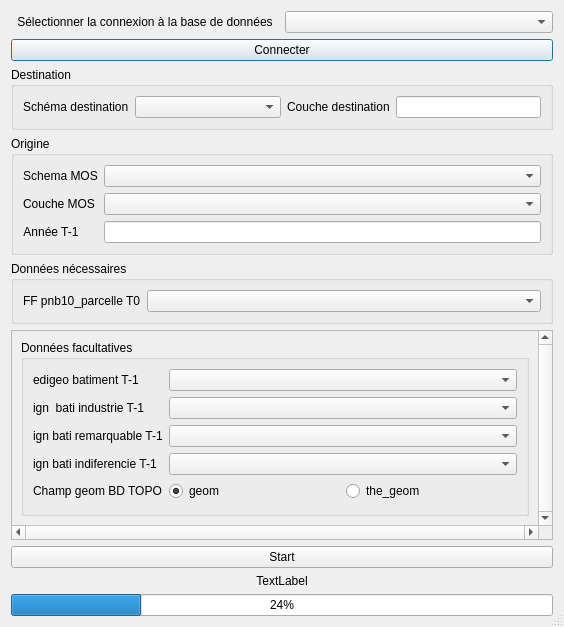
<?xml version="1.0" encoding="UTF-8"?>
<ui version="4.0">
 <class>interface_analyse</class>
 <widget class="QDialog" name="interface_analyse">
  <property name="geometry">
   <rect>
    <x>0</x>
    <y>0</y>
    <width>564</width>
    <height>627</height>
   </rect>
  </property>
  <property name="maximumSize">
   <size>
    <width>16777215</width>
    <height>16777215</height>
   </size>
  </property>
  <property name="windowTitle">
   <string>Comparaison de données antérieures (t-1)</string>
  </property>
  <property name="sizeGripEnabled">
   <bool>true</bool>
  </property>
  <layout class="QVBoxLayout" name="verticalLayout">
   <item>
    <layout class="QHBoxLayout" name="horizontalLayout_2">
     <item>
      <widget class="QLabel" name="label">
       <property name="sizePolicy">
        <sizepolicy hsizetype="Preferred" vsizetype="Fixed">
         <horstretch>0</horstretch>
         <verstretch>0</verstretch>
        </sizepolicy>
       </property>
       <property name="layoutDirection">
        <enum>Qt::LeftToRight</enum>
       </property>
       <property name="text">
        <string>Sélectionner la connexion à la base de données</string>
       </property>
       <property name="alignment">
        <set>Qt::AlignCenter</set>
       </property>
      </widget>
     </item>
     <item>
      <widget class="QComboBox" name="cb_connexion"/>
     </item>
    </layout>
   </item>
   <item>
    <widget class="QPushButton" name="pb_dbConnect">
     <property name="sizePolicy">
      <sizepolicy hsizetype="Expanding" vsizetype="Fixed">
       <horstretch>0</horstretch>
       <verstretch>0</verstretch>
      </sizepolicy>
     </property>
     <property name="text">
      <string>Connecter</string>
     </property>
    </widget>
   </item>
   <item>
    <widget class="QGroupBox" name="groupBox_2">
     <property name="title">
      <string>Destination</string>
     </property>
     <layout class="QVBoxLayout" name="verticalLayout_4">
      <item>
       <layout class="QHBoxLayout" name="horizontalLayout">
        <item>
         <widget class="QLabel" name="label_3">
          <property name="sizePolicy">
           <sizepolicy hsizetype="Fixed" vsizetype="Preferred">
            <horstretch>0</horstretch>
            <verstretch>0</verstretch>
           </sizepolicy>
          </property>
          <property name="text">
           <string>Schéma destination</string>
          </property>
         </widget>
        </item>
        <item>
         <widget class="QComboBox" name="cb_schema_desti"/>
        </item>
        <item>
         <widget class="QLabel" name="label_4">
          <property name="sizePolicy">
           <sizepolicy hsizetype="Fixed" vsizetype="Preferred">
            <horstretch>0</horstretch>
            <verstretch>0</verstretch>
           </sizepolicy>
          </property>
          <property name="text">
           <string>Couche destination</string>
          </property>
         </widget>
        </item>
        <item>
         <widget class="QLineEdit" name="le_table_desti">
          <property name="sizePolicy">
           <sizepolicy hsizetype="Preferred" vsizetype="Fixed">
            <horstretch>0</horstretch>
            <verstretch>0</verstretch>
           </sizepolicy>
          </property>
         </widget>
        </item>
       </layout>
      </item>
     </layout>
    </widget>
   </item>
   <item>
    <widget class="QGroupBox" name="groupBox_3">
     <property name="title">
      <string>Origine</string>
     </property>
     <layout class="QVBoxLayout" name="verticalLayout_3">
      <item>
       <layout class="QFormLayout" name="formLayout">
        <property name="fieldGrowthPolicy">
         <enum>QFormLayout::AllNonFixedFieldsGrow</enum>
        </property>
        <item row="0" column="0">
         <widget class="QLabel" name="label_6">
          <property name="text">
           <string>Schema MOS</string>
          </property>
          <property name="alignment">
           <set>Qt::AlignCenter</set>
          </property>
         </widget>
        </item>
        <item row="0" column="1">
         <widget class="QComboBox" name="cb_schema"/>
        </item>
        <item row="1" column="0">
         <widget class="QLabel" name="label_13">
          <property name="text">
           <string>Couche MOS</string>
          </property>
          <property name="alignment">
           <set>Qt::AlignCenter</set>
          </property>
         </widget>
        </item>
        <item row="1" column="1">
         <widget class="QComboBox" name="cb_table"/>
        </item>
        <item row="2" column="1">
         <widget class="QLineEdit" name="le_annee">
          <property name="sizePolicy">
           <sizepolicy hsizetype="Preferred" vsizetype="Fixed">
            <horstretch>0</horstretch>
            <verstretch>0</verstretch>
           </sizepolicy>
          </property>
         </widget>
        </item>
        <item row="2" column="0">
         <widget class="QLabel" name="label_2">
          <property name="text">
           <string>Année T-1</string>
          </property>
          <property name="alignment">
           <set>Qt::AlignCenter</set>
          </property>
         </widget>
        </item>
       </layout>
      </item>
     </layout>
    </widget>
   </item>
   <item>
    <widget class="QGroupBox" name="groupBox">
     <property name="sizePolicy">
      <sizepolicy hsizetype="Preferred" vsizetype="Fixed">
       <horstretch>0</horstretch>
       <verstretch>0</verstretch>
      </sizepolicy>
     </property>
     <property name="title">
      <string>Données nécessaires</string>
     </property>
     <layout class="QFormLayout" name="formLayout_2">
      <property name="sizeConstraint">
       <enum>QLayout::SetNoConstraint</enum>
      </property>
      <property name="fieldGrowthPolicy">
       <enum>QFormLayout::AllNonFixedFieldsGrow</enum>
      </property>
      <item row="0" column="0">
       <widget class="QLabel" name="label_61">
        <property name="sizePolicy">
         <sizepolicy hsizetype="Fixed" vsizetype="Preferred">
          <horstretch>0</horstretch>
          <verstretch>0</verstretch>
         </sizepolicy>
        </property>
        <property name="text">
         <string>FF pnb10_parcelle T0</string>
        </property>
       </widget>
      </item>
      <item row="0" column="1">
       <widget class="QComboBox" name="cb_ff_parcelle"/>
      </item>
     </layout>
    </widget>
   </item>
   <item>
    <widget class="QScrollArea" name="scrollArea_2">
     <property name="verticalScrollBarPolicy">
      <enum>Qt::ScrollBarAlwaysOn</enum>
     </property>
     <property name="horizontalScrollBarPolicy">
      <enum>Qt::ScrollBarAlwaysOn</enum>
     </property>
     <property name="widgetResizable">
      <bool>true</bool>
     </property>
     <widget class="QWidget" name="scrollAreaWidgetContents_3">
      <property name="geometry">
       <rect>
        <x>0</x>
        <y>0</y>
        <width>527</width>
        <height>225</height>
       </rect>
      </property>
      <layout class="QGridLayout" name="gridLayout_3">
       <item row="0" column="0">
        <layout class="QVBoxLayout" name="verticalLayout_5">
         <property name="sizeConstraint">
          <enum>QLayout::SetNoConstraint</enum>
         </property>
         <item>
          <widget class="QGroupBox" name="groupBox_4">
           <property name="sizePolicy">
            <sizepolicy hsizetype="Preferred" vsizetype="Preferred">
             <horstretch>0</horstretch>
             <verstretch>0</verstretch>
            </sizepolicy>
           </property>
           <property name="title">
            <string>Données facultatives</string>
           </property>
           <layout class="QGridLayout" name="gridLayout_5">
            <property name="sizeConstraint">
             <enum>QLayout::SetNoConstraint</enum>
            </property>
            <item row="1" column="1">
             <widget class="QLabel" name="label_14">
              <property name="text">
               <string>edigeo batiment T-1</string>
              </property>
             </widget>
            </item>
            <item row="1" column="2" colspan="2">
             <widget class="QComboBox" name="cb_geobati"/>
            </item>
            <item row="3" column="2" colspan="2">
             <widget class="QComboBox" name="cb_indust"/>
            </item>
            <item row="3" column="1">
             <widget class="QLabel" name="label_65">
              <property name="sizePolicy">
               <sizepolicy hsizetype="Fixed" vsizetype="Preferred">
                <horstretch>0</horstretch>
                <verstretch>0</verstretch>
               </sizepolicy>
              </property>
              <property name="text">
               <string>ign  bati industrie T-1</string>
              </property>
             </widget>
            </item>
            <item row="4" column="2" colspan="2">
             <widget class="QComboBox" name="cb_batirem"/>
            </item>
            <item row="5" column="2" colspan="2">
             <widget class="QComboBox" name="cb_bati_indif"/>
            </item>
            <item row="4" column="1">
             <widget class="QLabel" name="label_66">
              <property name="sizePolicy">
               <sizepolicy hsizetype="Fixed" vsizetype="Preferred">
                <horstretch>0</horstretch>
                <verstretch>0</verstretch>
               </sizepolicy>
              </property>
              <property name="text">
               <string>ign bati remarquable T-1</string>
              </property>
             </widget>
            </item>
            <item row="5" column="1">
             <widget class="QLabel" name="label_67">
              <property name="sizePolicy">
               <sizepolicy hsizetype="Fixed" vsizetype="Preferred">
                <horstretch>0</horstretch>
                <verstretch>0</verstretch>
               </sizepolicy>
              </property>
              <property name="text">
               <string>ign bati indiferencie T-1</string>
              </property>
             </widget>
            </item>
            <item row="7" column="2">
             <widget class="QRadioButton" name="rb_geom">
              <property name="text">
               <string>geom</string>
              </property>
              <property name="checked">
               <bool>true</bool>
              </property>
             </widget>
            </item>
            <item row="7" column="1">
             <widget class="QLabel" name="label_7">
              <property name="text">
               <string>Champ geom BD TOPO</string>
              </property>
             </widget>
            </item>
            <item row="7" column="3">
             <widget class="QRadioButton" name="rb_the_geom">
              <property name="text">
               <string>the_geom</string>
              </property>
             </widget>
            </item>
           </layout>
          </widget>
         </item>
        </layout>
       </item>
      </layout>
     </widget>
    </widget>
   </item>
   <item>
    <widget class="QPushButton" name="pb_start">
     <property name="text">
      <string>Start</string>
     </property>
    </widget>
   </item>
   <item>
    <widget class="QLabel" name="lbl_etape">
     <property name="sizePolicy">
      <sizepolicy hsizetype="Preferred" vsizetype="Preferred">
       <horstretch>0</horstretch>
       <verstretch>0</verstretch>
      </sizepolicy>
     </property>
     <property name="text">
      <string>TextLabel</string>
     </property>
     <property name="alignment">
      <set>Qt::AlignCenter</set>
     </property>
    </widget>
   </item>
   <item>
    <widget class="QProgressBar" name="pb_avancement">
     <property name="value">
      <number>24</number>
     </property>
    </widget>
   </item>
  </layout>
  <zorder></zorder>
  <zorder>pb_start</zorder>
  <zorder>pb_avancement</zorder>
  <zorder>lbl_etape</zorder>
  <zorder>pb_dbConnect</zorder>
  <zorder></zorder>
  <zorder>groupBox_2</zorder>
  <zorder>groupBox_3</zorder>
  <zorder>scrollArea_2</zorder>
  <zorder>groupBox</zorder>
 </widget>
 <resources/>
 <connections/>
 <buttongroups>
  <buttongroup name="buttonGroup"/>
 </buttongroups>
</ui>
